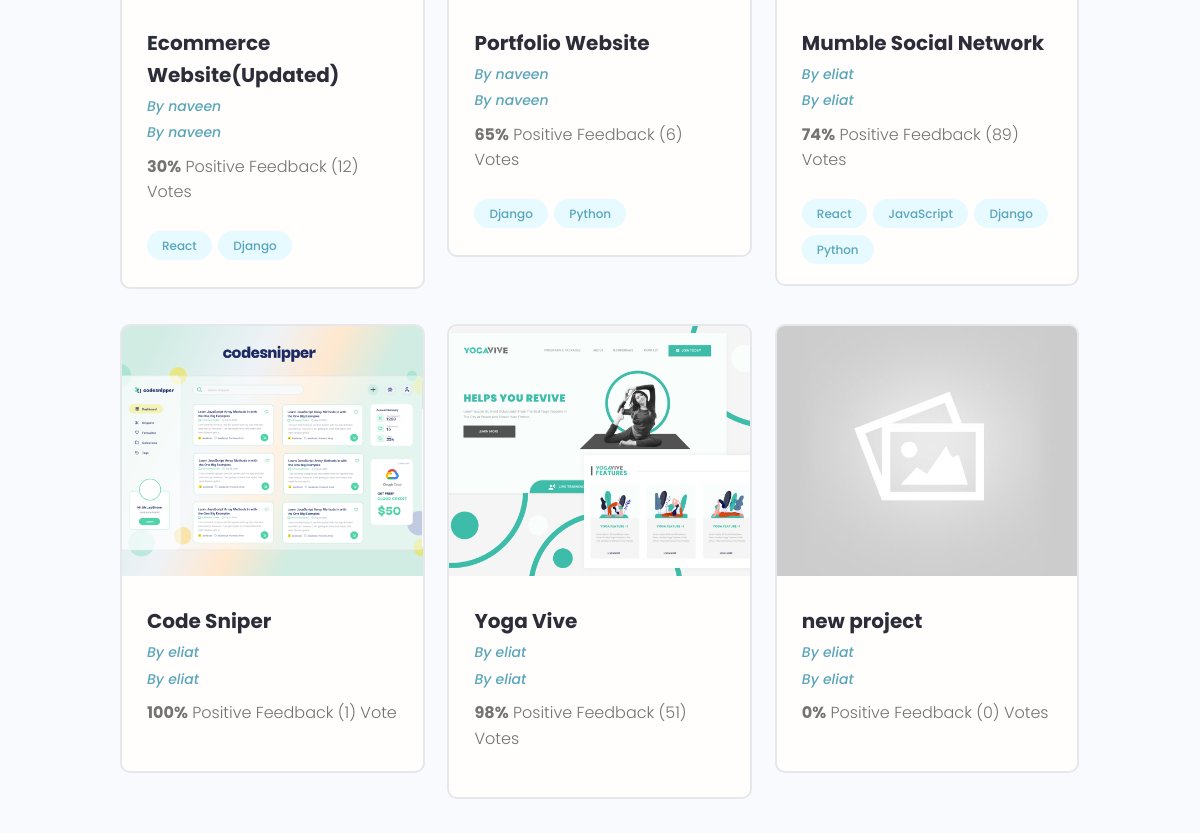
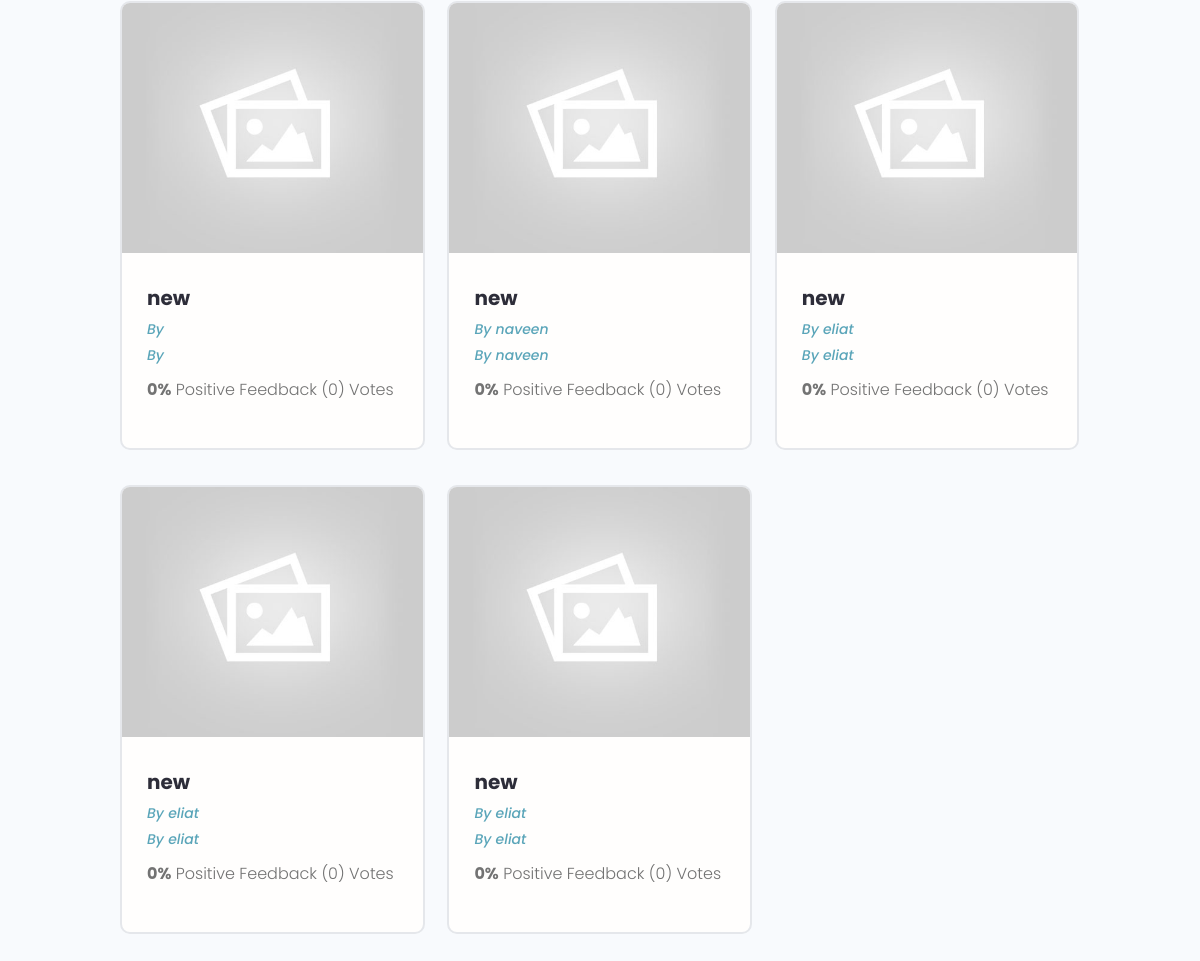
The app's page /projects/ (lower part), older data (2 pictures, top to bottom).
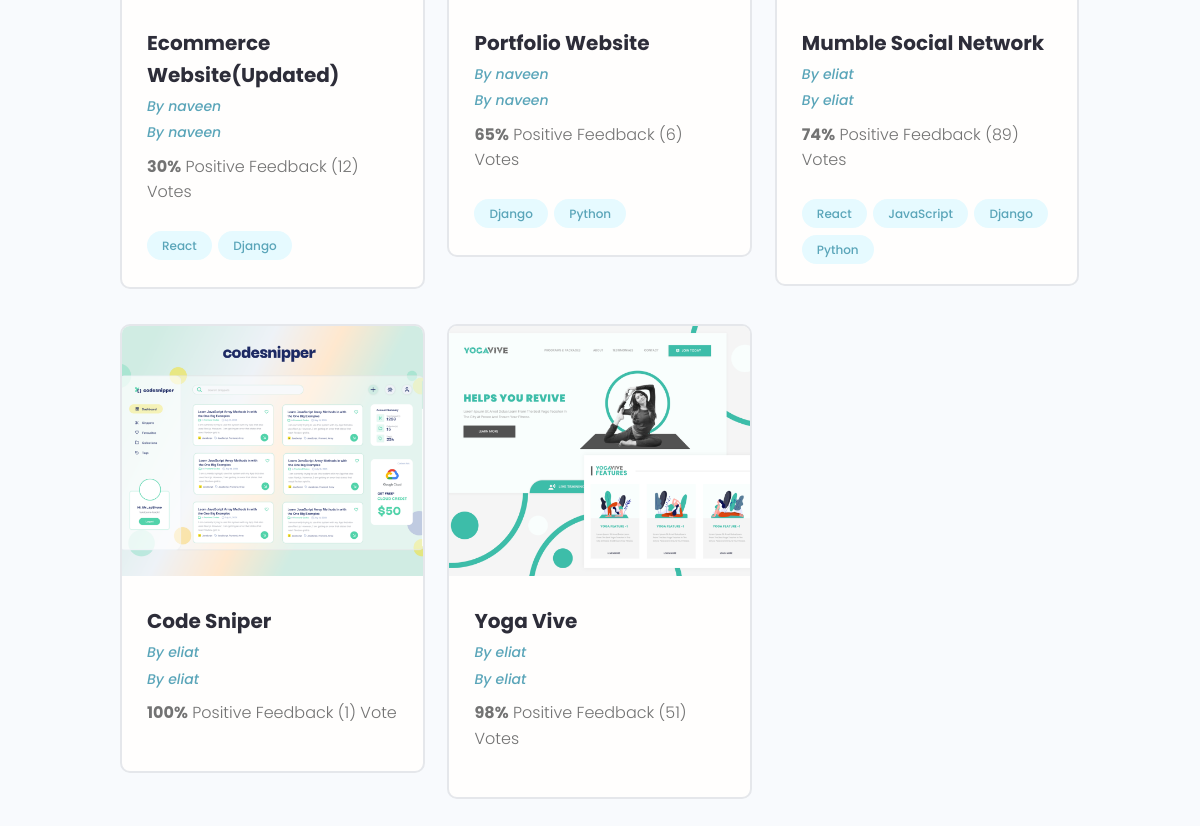
The same page, newer data.
### projects/models.py (models this page shows, shortened)
class Project(models.Model):
    owner = models.ForeignKey(
        Profile, null=True, blank=True, on_delete=models.SET_NULL)
    title = models.CharField(max_length=200)
    description = models.TextField(null=True, blank=True)
    featured_image = models.ImageField(
        null=True, blank=True, default="default.jpg")
    demo_link = models.CharField(max_length=2000, null=True, blank=True)
    source_link = models.CharField(max_length=2000, null=True, blank=True)
    tags = models.ManyToManyField('Tag', blank=True)
    vote_total = models.IntegerField(default=0, null=True, blank=True)
    vote_ratio = models.IntegerField(default=0, null=True, blank=True)
    created = models.DateTimeField(auto_now_add=True)
    id = models.UUIDField(default=uuid.uuid4, unique=True,
                          primary_key=True, editable=False)
    class Meta:
        ordering = ['created']

class Tag(models.Model):
    name = models.CharField(max_length=200)
    created = models.DateTimeField(auto_now_add=True)
    id = models.UUIDField(default=uuid.uuid4, unique=True,
                          primary_key=True, editable=False)
    def __str__(self):
        return self.name

### users/models.py (models this page shows, shortened)
class Profile(models.Model):
    user = models.OneToOneField(User, on_delete=models.CASCADE, null=True, blank=True)
    name = models.CharField(max_length=200, blank=True, null=True)
    email = models.EmailField(max_length=500, blank=True, null=True)
    username = models.CharField(max_length=200, blank=True, null=True)
    location = models.CharField(max_length=200, blank=True, null=True)
    short_intro = models.CharField(max_length=200, blank=True, null=True)
    bio = models.TextField(blank=True, null=True)
    profile_image = models.ImageField(blank=True, null=True, upload_to='profiles/', default='profiles/user-default.png')
    social_github = models.CharField(max_length=200, blank=True, null=True)
    social_twitter = models.CharField(max_length=200, blank=True, null=True)
    social_linkedin = models.CharField(max_length=200, blank=True, null=True)
    social_youtube = models.CharField(max_length=200, blank=True, null=True)
    social_website = models.CharField(max_length=200, blank=True, null=True)
    created = models.DateTimeField(auto_now_add=True)
    id = models.UUIDField(default=uuid.uuid4, unique=True, primary_key=True, editable=False)

### projects/views.py (the view)
# urls.py: path('projects/', include('projects.urls')),
def projects(request):
    projects, search_query = searchProjects(request)
    context = {'projects': projects, 'search_query': search_query}
    return render(request, 'projects/projects.html', context)

### projects/utils.py (called while the page is built)
def searchProjects(request):
    search_query = ''
    if request.GET.get('search_query'):
        search_query = request.GET.get('search_query')
    tags = Tag.objects.filter(name__icontains=search_query)
    projects = Project.objects.distinct().filter(
        Q(title__icontains=search_query) |
        Q(description__icontains=search_query) |
        Q(owner__name__icontains=search_query) |
        Q(tags__in=tags)
    )
    return projects, search_query

### projects/templates/projects/projects.html (shortened to what this page needs)
{% extends 'main.html' %} {% block content %}
<main class="projects">
  <section class="projectsList">
    <div class="container">
      <div class="grid grid--three">
        {% for project in projects %}
        <div class="column">
          <div class="card project">
            <a href="{% url 'project' project.id %}" class="project">
              <img
                class="project__thumbnail"
                src="{{project.featured_image.url}}"
                alt="project thumbnail"
              />
              <div class="card__body">
                <h3 class="project__title">{{project.title}}</h3>
                <p>
                  <a
                    class="project__author"
                    href="{% url 'user-profile' project.owner.id %}"
                    >By {{project.owner.name}}</a
                  >
                </p>
                <p>
                  <a
                    class="project__author"
                    href="{% url 'user-profile' project.owner.id %}"
                    >By {{project.owner.name}}</a
                  >
                </p>
                <p class="project--rating">
                  <span style="font-weight: bold">{{project.vote_ratio}}%</span>
                  Positive Feedback ({{project.vote_total}})
                  Vote{{project.vote_total|pluralize:"s"}}
                </p>
                <div class="project__tags">
                  {% for tag in project.tags.all %}
                  <span class="tag tag--pill tag--main">
                    <small>{{tag}}</small>
                  </span>
                  {% endfor %}
                </div>
              </div>
            </a>
          </div>
        </div>
        {% endfor %}
      </div>
    </div>
  </section>
</main>
{% endblock content %}

Row changes from the older to the newer data that the page shows:
removed Project: featured_image (placeholder picture), title "new project", owner.name "eliat", vote_ratio "0", vote_total "0"
removed Project: featured_image (placeholder picture), title "new", vote_ratio "0", vote_total "0"
removed Project: featured_image (placeholder picture), title "new", owner.name "naveen", vote_ratio "0", vote_total "0"
removed Project: featured_image (placeholder picture), title "new", owner.name "eliat", vote_ratio "0", vote_total "0"
removed Project: featured_image (placeholder picture), title "new", owner.name "eliat", vote_ratio "0", vote_total "0"
removed Project: featured_image (placeholder picture), title "new", owner.name "eliat", vote_ratio "0", vote_total "0"
